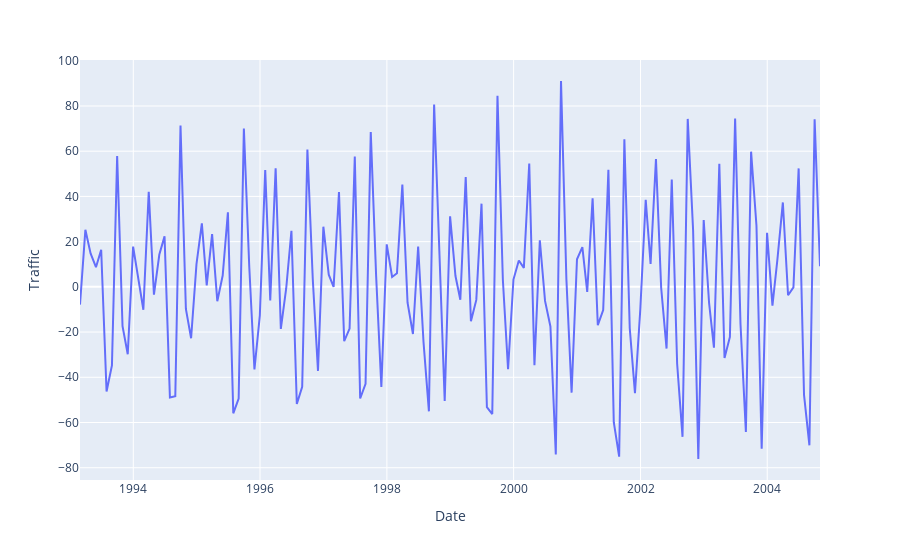

Write notebook code for a chart like this one.
### Code cell
plot_ts(traffic_train_dif.reset_index(), "Traffic")

### Figure 1 — Plotly figure (JSON) as saved in the notebook; plotly's stock layout.template omitted (floating-point values rounded to 4 significant figures; data arrays with more than 128 entries replaced by an {"elided": "..."} marker saying what was removed)
{"data": [{"hovertemplate": "Date=%{x}<br>Traffic=%{y}<extra></extra>", "legendgroup": "", "line": {"color": "#636efa", "dash": "solid"}, "marker": {"symbol": "circle"}, "mode": "lines", "name": "", "orientation": "v", "showlegend": false, "type": "scatter", "x": {"elided": "141 str values"}, "xaxis": "x", "y": {"elided": "141 float values"}, "yaxis": "y"}], "layout": {"legend": {"tracegroupgap": 0}, "margin": {"t": 60}, "xaxis": {"anchor": "y", "domain": [0, 1], "title": {"text": "Date"}}, "yaxis": {"anchor": "x", "domain": [0, 1], "title": {"text": "Traffic"}}}}
